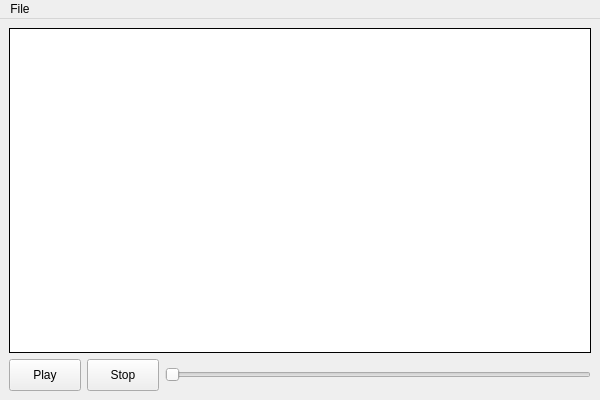
<?xml version="1.0" encoding="UTF-8"?>
<ui version="4.0">
 <class>AnimationPlayerWindow</class>
 <widget class="QMainWindow" name="AnimationPlayerWindow">
  <property name="geometry">
   <rect>
    <x>0</x>
    <y>0</y>
    <width>600</width>
    <height>400</height>
   </rect>
  </property>
  <property name="windowTitle">
   <string>Point Animation</string>
  </property>
  <widget class="QWidget" name="animation_player">
   <layout class="QGridLayout" name="gridLayout">
    <item row="1" column="0">
     <widget class="QPushButton" name="play_button">
      <property name="sizePolicy">
       <sizepolicy hsizetype="Fixed" vsizetype="Fixed">
        <horstretch>0</horstretch>
        <verstretch>0</verstretch>
       </sizepolicy>
      </property>
      <property name="minimumSize">
       <size>
        <width>72</width>
        <height>32</height>
       </size>
      </property>
      <property name="maximumSize">
       <size>
        <width>72</width>
        <height>32</height>
       </size>
      </property>
      <property name="text">
       <string>Play</string>
      </property>
     </widget>
    </item>
    <item row="1" column="1">
     <widget class="QPushButton" name="stop_button">
      <property name="sizePolicy">
       <sizepolicy hsizetype="Fixed" vsizetype="Fixed">
        <horstretch>0</horstretch>
        <verstretch>0</verstretch>
       </sizepolicy>
      </property>
      <property name="minimumSize">
       <size>
        <width>72</width>
        <height>32</height>
       </size>
      </property>
      <property name="maximumSize">
       <size>
        <width>72</width>
        <height>32</height>
       </size>
      </property>
      <property name="text">
       <string>Stop</string>
      </property>
     </widget>
    </item>
    <item row="1" column="2">
     <widget class="QSlider" name="slider">
      <property name="minimumSize">
       <size>
        <width>0</width>
        <height>22</height>
       </size>
      </property>
      <property name="maximumSize">
       <size>
        <width>16777215</width>
        <height>22</height>
       </size>
      </property>
      <property name="orientation">
       <enum>Qt::Horizontal</enum>
      </property>
     </widget>
    </item>
    <item row="0" column="0" colspan="3">
     <widget class="QWidget" name="viewer" native="true">
      <property name="styleSheet">
       <string notr="true">background-color: rgb(255, 255, 255);
border-width: 1px;
border-style: solid;
border-color: rgb(0, 0, 0);</string>
      </property>
     </widget>
    </item>
   </layout>
  </widget>
  <widget class="QMenuBar" name="AnimationPlayerMenu">
   <property name="geometry">
    <rect>
     <x>0</x>
     <y>0</y>
     <width>600</width>
     <height>22</height>
    </rect>
   </property>
   <property name="nativeMenuBar">
    <bool>false</bool>
   </property>
   <widget class="QMenu" name="menu_file">
    <property name="title">
     <string>File</string>
    </property>
    <addaction name="action_open"/>
   </widget>
   <addaction name="menu_file"/>
  </widget>
  <action name="action_open">
   <property name="text">
    <string>Open</string>
   </property>
  </action>
 </widget>
 <resources/>
 <connections/>
</ui>
